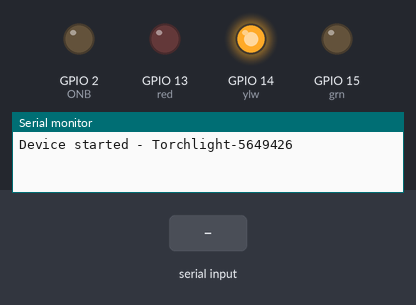
A sketch run on a simulated ESP32. Parts: output pins drawn as LEDs (lit = HIGH), the last lines printed to the serial monitor. The inputs (shaded band) are chosen by the test bench. Nothing arrives over Bluetooth unless stated.

Above: at 2.2 s.
2.3 s: "1\n" received over the second serial link
At 3.5 s:
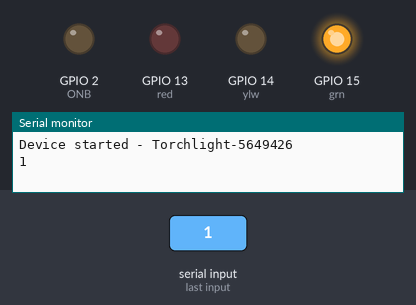
4.1 s: "2\n" received over the second serial link
At 4.17 s:
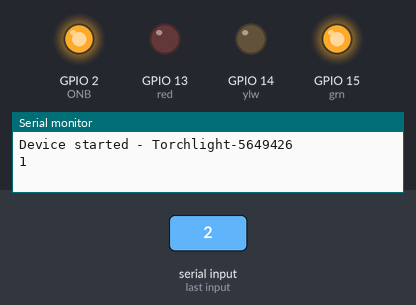
5.7 s: "3\n" received over the second serial link
At 7.2 s:
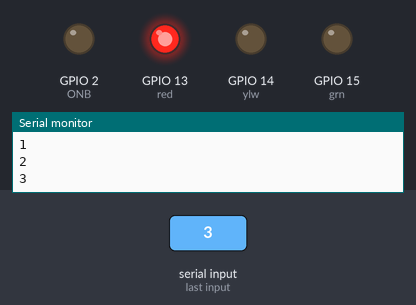
7.5 s: "4\n" received over the second serial link
At 8.7 s:
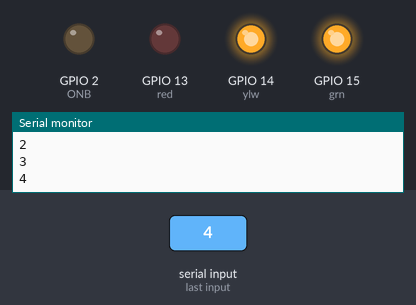
9.3 s: "0\n" received over the second serial link
At 9.37 s:
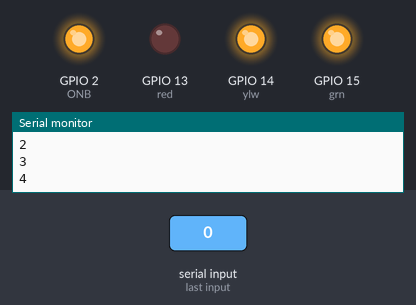
Timing chart, 0 to 11.9 s (numbered marks = the images above; inputs shaded):
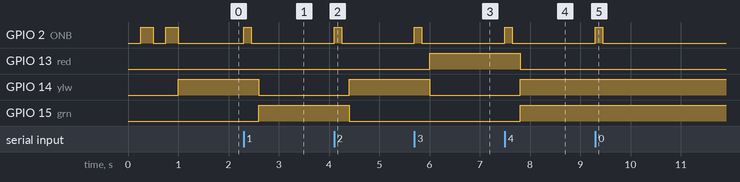

The sketch:

statuslight-bt.ino
```cpp
// Also known as Torchlight.

#include "BluetoothSerial.h"

#if !defined(CONFIG_BT_ENABLED) || !defined(CONFIG_BLUEDROID_ENABLED)
#error Bluetooth is not enabled! Please run `make menuconfig` to and enable it
#endif

#define ONB 2

BluetoothSerial SerialBT;

uint32_t serial = 0;
int red = 13;
int ylw = 14;
int grn = 15;

String message = "";
char incomingChar;
String current = "";

void setup() {
  pinMode(red, OUTPUT);
  pinMode(ylw, OUTPUT);
  pinMode(grn, OUTPUT);
  pinMode(ONB, OUTPUT);

  digitalWrite(ONB, LOW);
  delay(250);
  digitalWrite(ONB, HIGH);
  delay(250);
  digitalWrite(ONB, LOW);
  delay(250);
  digitalWrite(ONB, HIGH);
  delay(250);
  digitalWrite(ONB, LOW);

  digitalWrite(red, LOW);
  digitalWrite(ylw, HIGH);
  digitalWrite(grn, LOW);
  current = "RING FIRST";

  for(int i=0; i<17; i=i+8) {
    serial |= ((ESP.getEfuseMac() >> (40 - i)) & 0xff) << i;
  }
  String btName = "Torchlight-"+String(serial);
  Serial.begin(115200);
  SerialBT.begin(btName); //Bluetooth device name
  Serial.print("Device started - ");
  Serial.println(btName);
}

void loop() {
if (SerialBT.available()){
    char incomingChar = SerialBT.read();
    if (incomingChar != '\n'){
      message += String(incomingChar);
      digitalWrite(ONB, HIGH);
      delay(150);
      digitalWrite(ONB, LOW);
      delay(150);
    }
    else{
      message = "";
    }
    Serial.write(incomingChar);

  // Check received message and control output accordingly
  if (message == "1"){
    digitalWrite(red, LOW);
    digitalWrite(ylw, LOW);
    digitalWrite(grn, HIGH);
    SerialBT.println("Set status to AVAILABLE");
    current = "AVAILABLE";
    message = "";
  }
  if (message == "2"){
    digitalWrite(red, LOW);
    digitalWrite(ylw, HIGH);
    digitalWrite(grn, LOW);
    SerialBT.println("Set status to RING FIRST");
    current = "RING FIRST";
    message = "";
  }
  if (message == "3"){
    digitalWrite(red, HIGH);
    digitalWrite(ylw, LOW);
    digitalWrite(grn, LOW);
    SerialBT.println("Set status to DO NOT DISTURB");
    current = "DO NOT DISTURB";
    message = "";
  }
  if (message == "4"){
    digitalWrite(red, LOW);
    digitalWrite(ylw, HIGH);
    digitalWrite(grn, HIGH);
    SerialBT.println("Set status to AVAILABLE - RING FIRST");
    current = "AVAILABLE - RING FIRST";
    message = "";
  }
  else {
    SerialBT.println("Valid string: 1, 2, 3 or 4");
    SerialBT.print("Current status: ");
    SerialBT.println(current);
    message = "";
  }
  delay(20);
  }
}
```

Measured:
- after the input at 2.3 s, GPIO 2 (ONB): LOW → HIGH at once, → LOW 0.15 s later; GPIO 14 (ylw): HIGH → LOW after 0.30 s; GPIO 15 (grn): LOW → HIGH after 0.30 s
- after the input at 4.1 s, GPIO 2 (ONB): LOW → HIGH at once, → LOW 0.15 s later; GPIO 14 (ylw): LOW → HIGH after 0.30 s; GPIO 15 (grn): HIGH → LOW after 0.30 s
- after the input at 5.7 s, GPIO 2 (ONB): LOW → HIGH at once, → LOW 0.15 s later; GPIO 13 (red): LOW → HIGH after 0.30 s; GPIO 14 (ylw): HIGH → LOW after 0.30 s
- after the input at 7.5 s, GPIO 2 (ONB): LOW → HIGH at once, → LOW 0.15 s later; GPIO 13 (red): HIGH → LOW after 0.30 s; GPIO 14 (ylw), GPIO 15 (grn): LOW → HIGH after 0.30 s
- after the input at 9.3 s, GPIO 2 (ONB): LOW → HIGH at once, → LOW 0.15 s later
